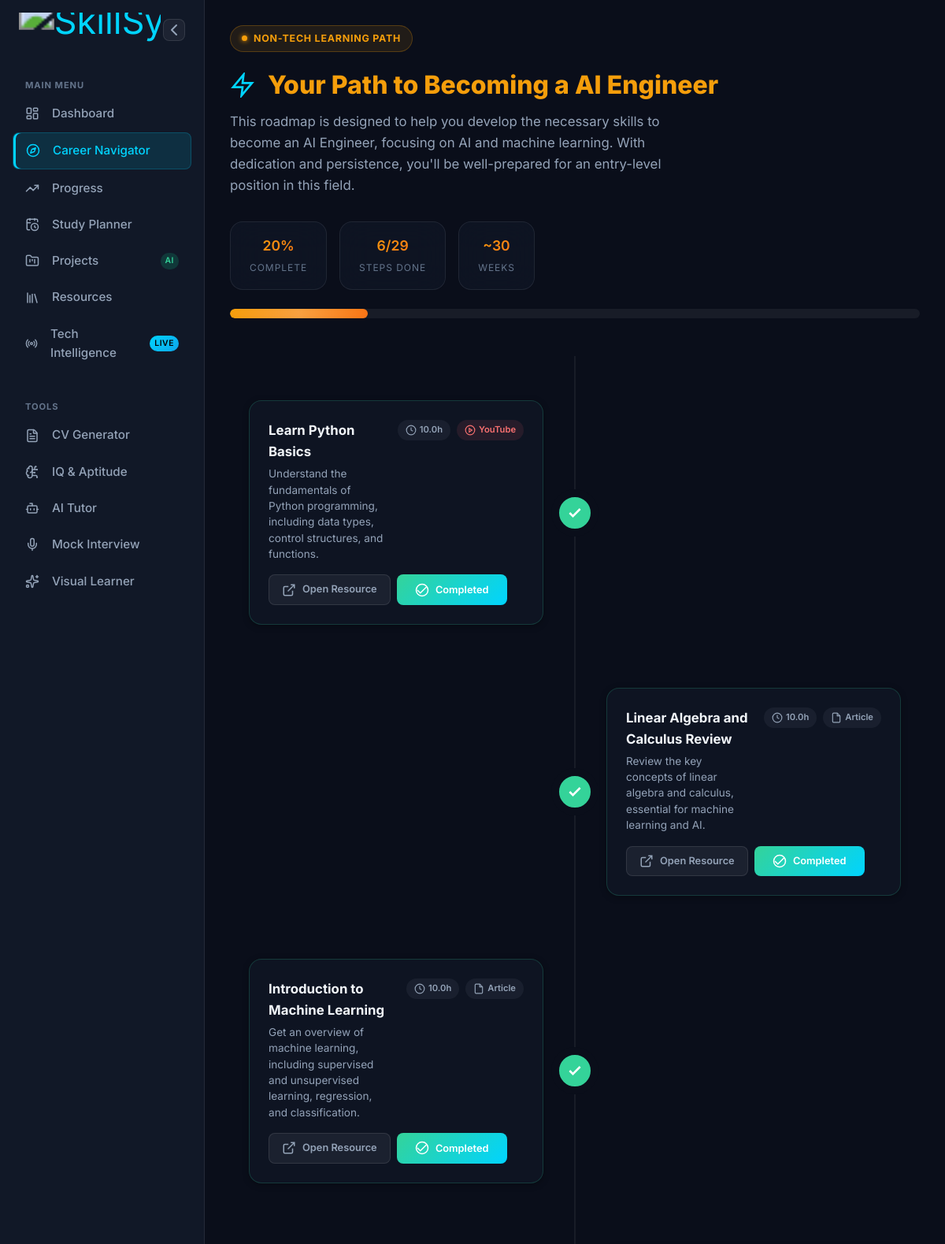
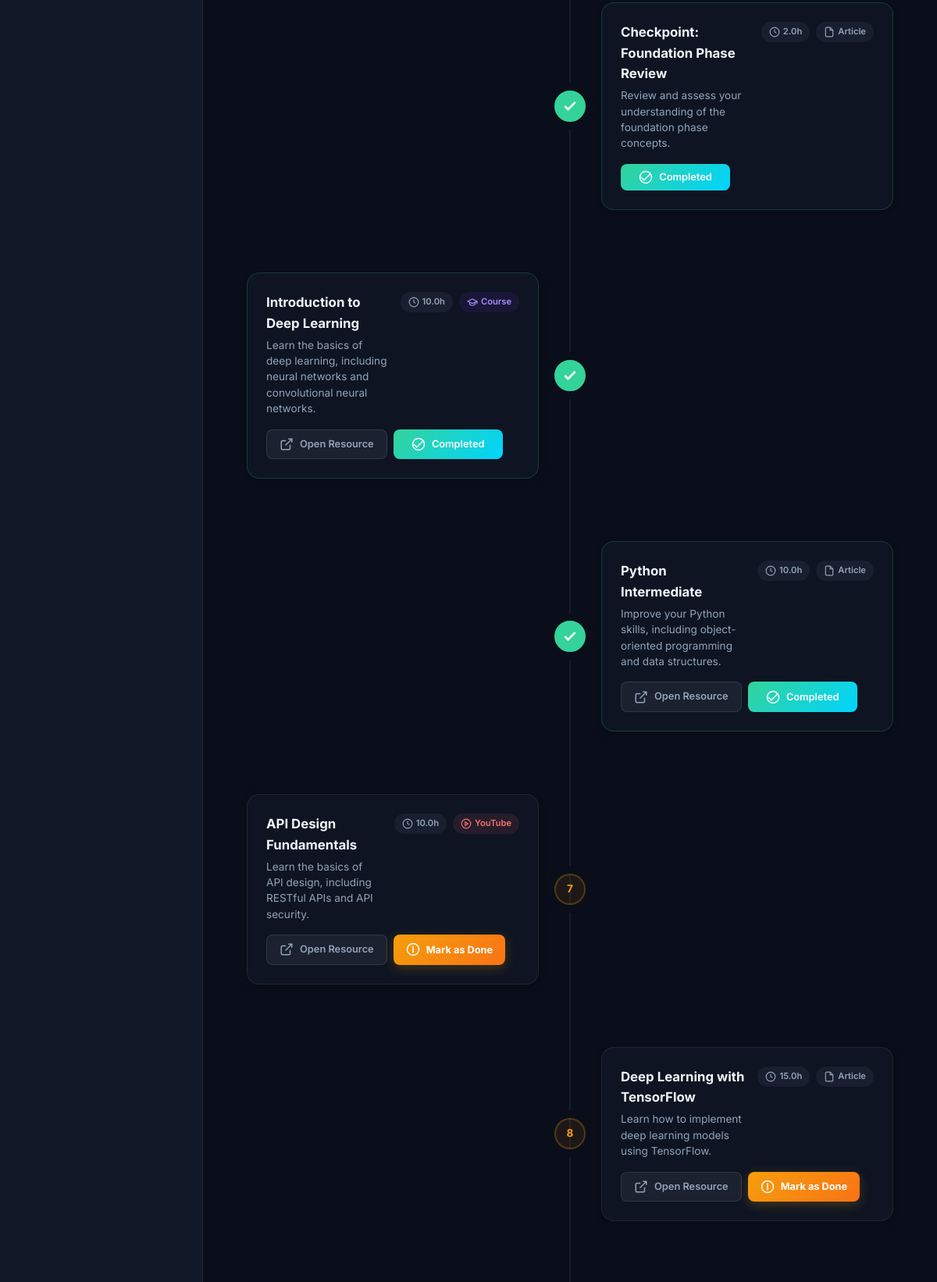
The page /nontech/roadmap/61 (signed in, upper part) on the database its author committed (2 pictures, top to bottom).
### database/models.py (models this page shows, shortened)
class Milestone(db.Model):
    __tablename__ = "milestones"
    id = db.Column(db.Integer, primary_key=True)
    roadmap_id = db.Column(db.Integer, db.ForeignKey("roadmaps.id"), nullable=False)
    title = db.Column(db.String(200), nullable=False)
    description = db.Column(db.Text)
    resource_url = db.Column(db.String(500))
    resource_type = db.Column(db.String(20))  # udemy / youtube / project / article
    estimated_hours = db.Column(db.Float, default=1.0)
    order = db.Column(db.Integer, default=0)
    completed = db.Column(db.Boolean, default=False)
    completed_at = db.Column(db.DateTime)
    clicked = db.Column(db.Boolean, default=False)  # Track if user clicked the link
    phase_number = db.Column(db.Integer, default=1)
    phase_title = db.Column(db.String(100), default="Foundation")
    phase_description = db.Column(db.Text, default="")
    card_type = db.Column(db.String(20), default="core")  # core / project / resource / checkpoint
    learning_goal = db.Column(db.Text, default="")
    success_criteria = db.Column(db.Text, default="")
    practice_tasks = db.Column(db.Text, default="[]")  # JSON list
    resource_title = db.Column(db.String(180), default="")
    requires = db.Column(db.String(140), default="")
    unlocks = db.Column(db.String(140), default="")

### routes/nontech.py (the view)
@nontech_bp.route("/roadmap/<int:roadmap_id>")
@login_required
def roadmap_view(roadmap_id):
    roadmap = db.session.get(Roadmap, roadmap_id)
    if not roadmap or roadmap.user_id != current_user.id:
        flash("Roadmap not found.", "error")
        return redirect(url_for("nontech.intake"))
    roadmap_data = json.loads(roadmap.content) if roadmap.content else {}
    nt_profile = current_user.nontech_profile
    total = len(roadmap.milestones)
    completed = sum(1 for m in roadmap.milestones if m.completed)
    progress = int((completed / total) * 100) if total > 0 else 0
    return render_template(
        "nontech/roadmap.html",
        roadmap=roadmap,
        roadmap_data=roadmap_data,
        nt_profile=nt_profile,
        generating=False,
        progress=progress,
        completed_count=completed,
        total_count=total,
    )

### templates/nontech/roadmap.html (shortened to what this page needs)
{% extends "base.html" %}
{% block content %}
{% if generating %}
<div class="loading-screen" id="ai-loading">
    <div class="loading-card glass-card">
        <div class="loading-animation">
            <div class="pulse-ring amber-ring"></div>
            <div class="pulse-ring amber-ring delay-1"></div>
            <div class="pulse-ring amber-ring delay-2"></div>
            <span class="loading-emoji">🚀</span>
        </div>
        <div class="nontech-badge" style="margin: 0 auto var(--space-md);">
            <span class="badge-dot amber-dot"></span>
            Non-Tech Track
        </div>
        <h1 class="loading-title">Crafting Your Personal Roadmap</h1>
        <p class="loading-subtitle">Our AI is designing a <strong>beginner-friendly learning path</strong> tailored specifically to your background and goals.</p>
        <div class="loading-progress">
            <div class="progress-bar-container">
                <div class="progress-bar-fill amber-fill" id="ai-progress-bar"></div>
            </div>
            <span class="progress-text" id="ai-progress-text">Starting up...</span>
        </div>
        <div class="loading-steps" id="loading-steps">
            <div class="loading-step active" id="step-1">
                <svg xmlns="http://www.w3.org/2000/svg" width="16" height="16" viewBox="0 0 24 24" fill="none" stroke="currentColor" stroke-width="2" class="step-icon"><path d="M20 21v-2a4 4 0 0 0-4-4H8a4 4 0 0 0-4 4v2"/><circle cx="12" cy="7" r="4"/></svg>
                <span>Reading your profile & goals</span>
            </div>
            <div class="loading-step" id="step-2">
                <svg xmlns="http://www.w3.org/2000/svg" width="16" height="16" viewBox="0 0 24 24" fill="none" stroke="currentColor" stroke-width="2" class="step-icon"><circle cx="12" cy="12" r="10"/><line x1="12" y1="8" x2="12" y2="12"/><line x1="12" y1="16" x2="12.01" y2="16"/></svg>
                <span>Matching your interests to a career path</span>
            </div>
            <div class="loading-step" id="step-3">
                <svg xmlns="http://www.w3.org/2000/svg" width="16" height="16" viewBox="0 0 24 24" fill="none" stroke="currentColor" stroke-width="2" class="step-icon"><path d="M9 12l2 2 4-4"/><path d="M21 12c0 4.97-4.03 9-9 9S3 16.97 3 12 7.03 3 12 3s9 4.03 9 9z"/></svg>
                <span>AI generating step-by-step roadmap</span>
            </div>
            <div class="loading-step" id="step-4">
                <svg xmlns="http://www.w3.org/2000/svg" width="16" height="16" viewBox="0 0 24 24" fill="none" stroke="currentColor" stroke-width="2" class="step-icon"><polygon points="13 2 3 14 12 14 11 22 21 10 12 10 13 2"/></svg>
                <span>Adding resources & learning materials</span>
            </div>
        </div>
    </div>
</div>
<script>
document.addEventListener('DOMContentLoaded', function() {
    const progressBar = document.getElementById('ai-progress-bar');
    const progressText = document.getElementById('ai-progress-text');
    const steps = document.querySelectorAll('.loading-step');
    const roadmapId = {{ roadmap.id }};
    const stages = [
        { pct: 15, text: 'Reading your profile & goals...', step: 0 },
        { pct: 35, text: 'Matching your interests to careers...', step: 1 },
        { pct: 60, text: 'AI crafting your personal roadmap...', step: 2 },
        { pct: 80, text: 'Adding resources & free learning materials...', step: 3 },
    ];
    let currentStage = 0;
    let hasError = false;
    function nextStage() {
        if (hasError) return;
        if (currentStage < stages.length) {
            const s = stages[currentStage];
            progressBar.style.width = s.pct + '%';
            progressText.textContent = s.text;
            steps.forEach((el, i) => {
                el.classList.remove('active', 'done');
                if (i < s.step) el.classList.add('done');
                if (i === s.step) el.classList.add('active');
            });
            currentStage++;
            setTimeout(nextStage, 1800);
        }
    }
    nextStage();
    fetch(`/nontech/roadmap/do_generate/${roadmapId}`, { method: 'POST' })
        .then(r => r.json())
        .then(data => {
            if (data.success) {
                progressBar.style.width = '100%';
                progressText.textContent = 'Your roadmap is ready! 🎉';
                steps.forEach(el => el.classList.add('done'));
                setTimeout(() => { window.location.href = data.redirect; }, 900);
            } else {
                hasError = true;
                progressText.textContent = 'Error: ' + (data.error || 'Generation failed');
                progressBar.classList.add('error');
            }
        })
        .catch(() => {
            hasError = true;
            progressText.textContent = 'Network error. Please try again.';
            progressBar.classList.add('error');
        });
});
</script>
{% else %}
<div class="page-container">
    <div class="nontech-badge" style="margin-bottom: var(--space-md);">
        <span class="badge-dot amber-dot"></span>
        Non-Tech Learning Path
    </div>
    <div class="page-header">
        <div class="roadmap-header-top">
            <div>
                <h1 class="page-title" style="color: var(--accent-amber);">
                    <svg xmlns="http://www.w3.org/2000/svg" width="28" height="28" viewBox="0 0 24 24" fill="none" stroke="currentColor" stroke-width="2" class="title-icon"><polygon points="13 2 3 14 12 14 11 22 21 10 12 10 13 2"/></svg>
                    {{ roadmap_data.get('roadmap_title', 'Your Personalized Learning Overview') }}
                </h1>
                <p class="page-subtitle">{{ roadmap_data.get('summary', '') }}</p>
            </div>
            <div class="roadmap-stats">
                <div class="stat-card glass-card">
                    <span class="stat-value amber-stat">{{ progress }}%</span>
                    <span class="stat-label">Complete</span>
                </div>
                <div class="stat-card glass-card">
                    <span class="stat-value amber-stat">{{ completed_count }}/{{ total_count }}</span>
                    <span class="stat-label">Steps Done</span>
                </div>
                <div class="stat-card glass-card">
                    <span class="stat-value amber-stat">~{{ roadmap_data.get('estimated_total_weeks', '?') }}</span>
                    <span class="stat-label">Weeks</span>
                </div>
            </div>
        </div>
        <div class="roadmap-progress">
            <div class="progress-bar-container large">
                <div class="progress-bar-fill amber-fill" style="width: {{ progress }}%" id="roadmap-progress-bar"></div>
            </div>
        </div>
    </div>
    <div class="milestone-timeline">
        {% for milestone in roadmap.milestones %}
        <div class="milestone-card {% if milestone.completed %}completed{% elif milestone.clicked %}in-progress{% endif %}" id="milestone-{{ milestone.id }}" style="--delay: {{ loop.index * 0.1 }}s">
            <div class="milestone-indicator">
                <div class="milestone-dot {% if milestone.completed %}dot-done{% elif milestone.clicked %}dot-active amber-active{% else %}dot-amber{% endif %}">
                    {% if milestone.completed %}
                    <svg xmlns="http://www.w3.org/2000/svg" width="20" height="20" viewBox="0 0 24 24" fill="none" stroke="currentColor" stroke-width="3" class="dot-icon"><polyline points="20 6 9 17 4 12"/></svg>
                    {% else %}
                    <span class="dot-number">{{ loop.index }}</span>
                    {% endif %}
                </div>
            </div>
            <div class="milestone-content glass-card">
                <div class="milestone-header">
                    <div>
                        <h3 class="milestone-title">{{ milestone.title }}</h3>
                        <p class="milestone-desc">{{ milestone.description }}</p>
                    </div>
                    <div class="milestone-meta">
                        <span class="meta-badge">
                            <svg xmlns="http://www.w3.org/2000/svg" width="14" height="14" viewBox="0 0 24 24" fill="none" stroke="currentColor" stroke-width="2" class="meta-icon"><circle cx="12" cy="12" r="10"/><polyline points="12 6 12 12 16 14"/></svg>
                            {{ milestone.estimated_hours }}h
                        </span>
                        <span class="meta-badge type-{{ milestone.resource_type }}">
                            {% if milestone.resource_type == 'youtube' %}
                            <svg xmlns="http://www.w3.org/2000/svg" width="14" height="14" viewBox="0 0 24 24" fill="none" stroke="currentColor" stroke-width="2" class="meta-icon"><circle cx="12" cy="12" r="10"/><polygon points="10 8 16 12 10 16 10 8"/></svg> YouTube
                            {% elif milestone.resource_type == 'udemy' %}
                            <svg xmlns="http://www.w3.org/2000/svg" width="14" height="14" viewBox="0 0 24 24" fill="none" stroke="currentColor" stroke-width="2" class="meta-icon"><path d="M22 10v6M2 10l10-5 10 5-10 5z"/><path d="M6 12v5c3 3 9 3 12 0v-5"/></svg> Course
                            {% elif milestone.resource_type == 'project' %}
                            <svg xmlns="http://www.w3.org/2000/svg" width="14" height="14" viewBox="0 0 24 24" fill="none" stroke="currentColor" stroke-width="2" class="meta-icon"><polyline points="16 18 22 12 16 6"/><polyline points="8 6 2 12 8 18"/></svg> Project
                            {% else %}
                            <svg xmlns="http://www.w3.org/2000/svg" width="14" height="14" viewBox="0 0 24 24" fill="none" stroke="currentColor" stroke-width="2" class="meta-icon"><path d="M14 2H6a2 2 0 0 0-2 2v16a2 2 0 0 0 2 2h12a2 2 0 0 0 2-2V8z"/><polyline points="14 2 14 8 20 8"/></svg> Article
                            {% endif %}
                        </span>
                    </div>
                </div>
                <div class="milestone-actions">
                    {% if milestone.resource_url and milestone.resource_url.startswith('http') %}
                    <a href="{{ url_for('progress.redirect_to_resource', milestone_id=milestone.id) }}" target="_blank" class="btn btn-secondary btn-sm" id="open-resource-{{ milestone.id }}">
                        <svg xmlns="http://www.w3.org/2000/svg" width="14" height="14" viewBox="0 0 24 24" fill="none" stroke="currentColor" stroke-width="2" class="btn-icon"><path d="M18 13v6a2 2 0 0 1-2 2H5a2 2 0 0 1-2-2V8a2 2 0 0 1 2-2h6"/><polyline points="15 3 21 3 21 9"/><line x1="10" y1="14" x2="21" y2="3"/></svg>
                        Open Resource
                    </a>
                    {% endif %}
                    <button class="btn {% if milestone.completed %}btn-success{% else %}btn-amber{% endif %} btn-sm milestone-complete-btn"
                            onclick="toggleMilestone({{ milestone.id }})"
                            id="complete-btn-{{ milestone.id }}">
                        <svg xmlns="http://www.w3.org/2000/svg" width="14" height="14" viewBox="0 0 24 24" fill="none" stroke="currentColor" stroke-width="2" class="btn-icon"><circle cx="12" cy="12" r="10"/><polyline points="{% if milestone.completed %}20 6 9 17 4 12{% else %}12 6 12 12 12 18{% endif %}"/></svg>
                        {% if milestone.completed %}Completed{% else %}Mark as Done{% endif %}
                    </button>
                </div>
            </div>
        </div>
        {% endfor %}
    </div>
</div>
{% endif %}
{% endblock %}

### static/css/dashboard.css (style rules this page uses)
.stat-label { font-size: 0.75rem; color: var(--text-muted); text-transform: uppercase; }
.stat-value { font-size: 1.1rem; font-weight: 600; color: var(--text-primary); overflow-wrap: anywhere; }

### rows shown on the page
Milestone: completed True (drawn), title "Learn Python Basics", description "Understand the fundamentals of Python programming, including data types, control structures, and functions.", estimated_hours "10.0", resource_type "youtube" (drawn)
Milestone: completed True (drawn), title "Linear Algebra and Calculus Review", description "Review the key concepts of linear algebra and calculus, essential for machine learning and AI.", estimated_hours "10.0", resource_type "Article"
Milestone: completed True (drawn), title "Introduction to Machine Learning", description "Get an overview of machine learning, including supervised and unsupervised learning, regression, and classification.", estimated_hours "10.0", resource_type "Article"
Milestone: completed True (drawn), title "Checkpoint: Foundation Phase Review", description "Review and assess your understanding of the foundation phase concepts.", estimated_hours "2.0", resource_type "Article"
Milestone: completed True (drawn), title "Introduction to Deep Learning", description "Learn the basics of deep learning, including neural networks and convolutional neural networks.", estimated_hours "10.0", resource_type "udemy" (drawn)
Milestone: completed True (drawn), title "Python Intermediate", description "Improve your Python skills, including object-oriented programming and data structures.", estimated_hours "10.0", resource_type "Article"
Milestone: title "API Design Fundamentals", description "Learn the basics of API design, including RESTful APIs and API security.", estimated_hours "10.0", resource_type "youtube" (drawn), completed "Mark as Done"
Milestone: title "Deep Learning with TensorFlow", description "Learn how to implement deep learning models using TensorFlow.", estimated_hours "15.0", resource_type "Article", completed "Mark as Done"

### other values the page prints
{{ progress }} "20"
{{ completed_count }} "6"
{{ total_count }} "29"
{{ roadmap_data.get('estimated_total_weeks', '?') }} "30"
